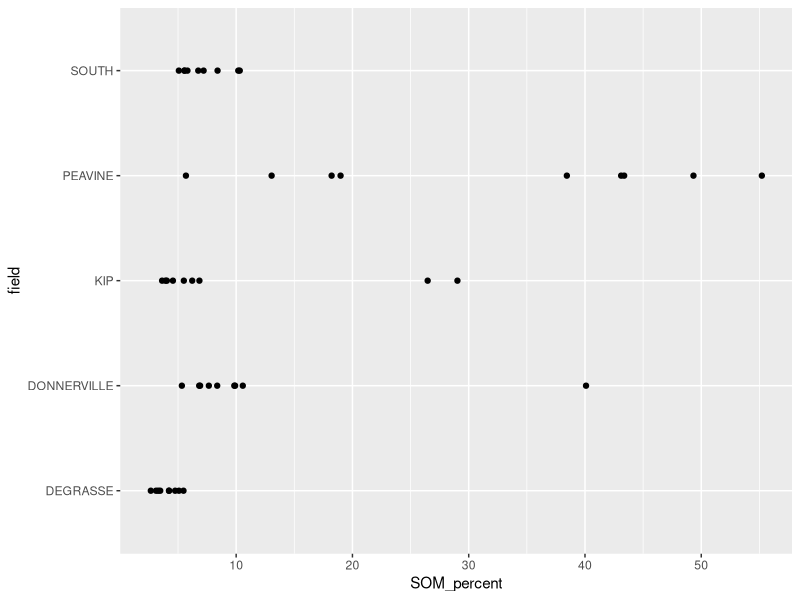
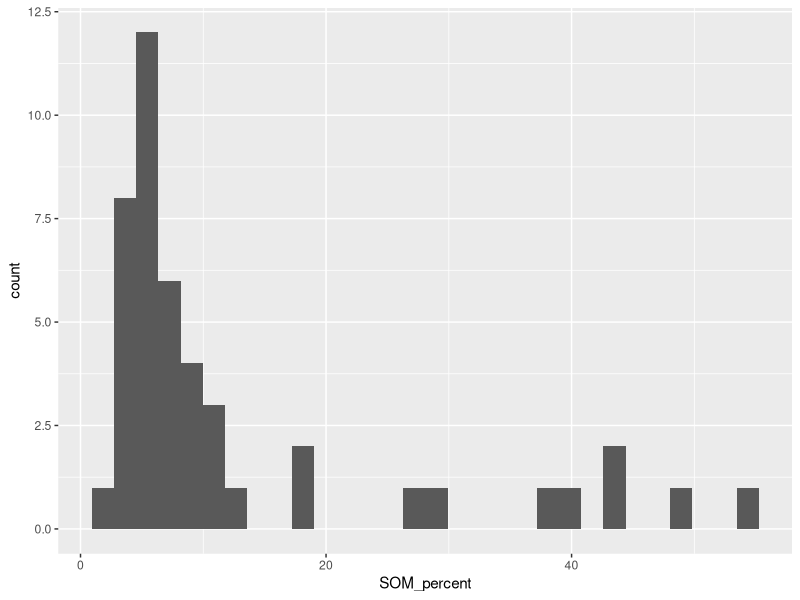
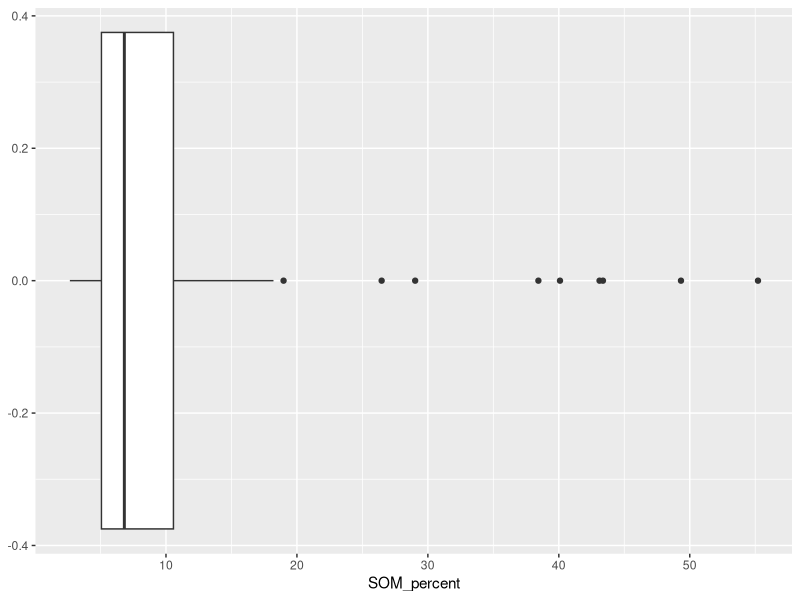
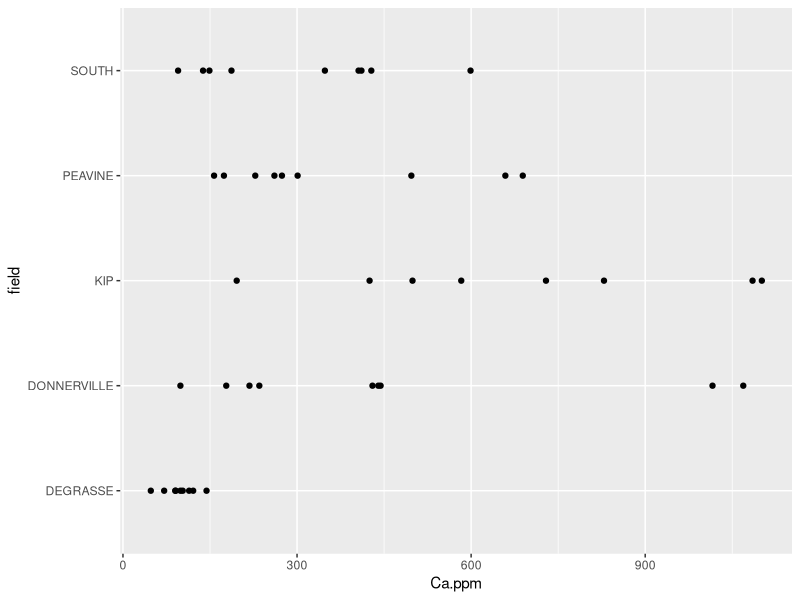
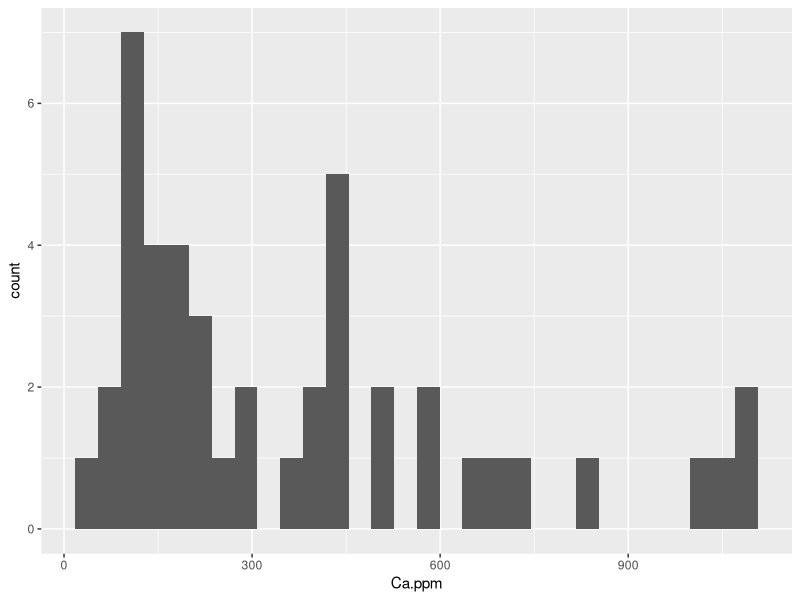
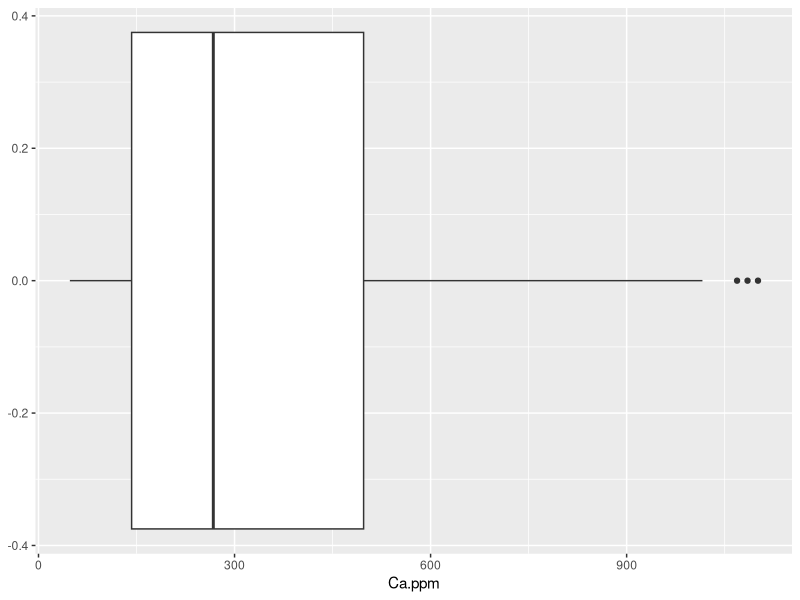

Here is the R script that generated these plots, in order:
## ---- chunk 1
knitr::opts_chunk$set(echo = TRUE)
## ---- chunk 2
rm(list = ls()) # clears the environment
library(ggplot2) # loads in the ggplot2 library
library(here) # loads in the here library
library(dplyr) # loads in the dplyr library
## ---- chunk 3
soil_df <- read.csv(here("Data", "soil_data.csv"))

library(stringr)
soil_df <- soil_df %>% mutate(field = word(Field.Name, 1))
## ---- chunk 4
ggplot(data = soil_df, aes(x = SOM_percent, y = field)) +
  geom_point()
## ---- chunk 5
ggplot(data = soil_df, aes(x = SOM_percent)) +
  geom_histogram()
## ---- chunk 6
ggplot(data = soil_df, aes(x = SOM_percent)) +
  geom_boxplot()
## ---- chunk 7
ggplot(data = soil_df, aes(x = Ca.ppm, y = field)) +
  geom_point()
## ---- chunk 8
ggplot(data = soil_df, aes(x = Ca.ppm)) +
  geom_histogram()
## ---- chunk 9
ggplot(data = soil_df, aes(x = Ca.ppm)) +
  geom_boxplot()
